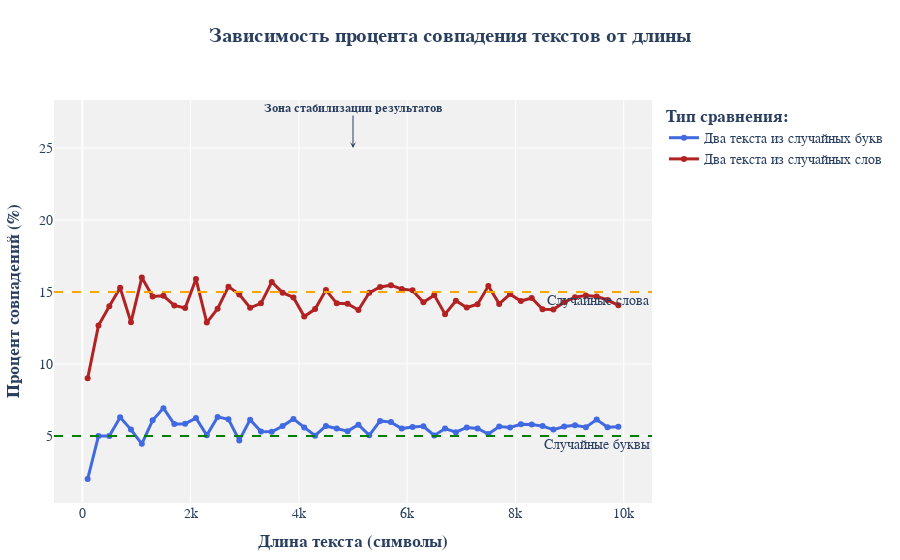

Source (notebook cell):
### Code cell
import plotly.graph_objs as go


two_randchar_x = []
two_randchar_y = []
two_randword_x = []
two_randword_y = []
for n in range(100, 10_000, 200):
    two_randchar_x.append(n)
    two_randchar_y.append(two_randchar(n))

    two_randword_x.append(n)
    two_randword_y.append(two_randword(n))

fig = go.Figure()

fig.add_trace(
    go.Scatter(
        x=two_randchar_x,
        y=two_randchar_y,
        name="Два текста из случайных букв",
        line=dict(color="royalblue", width=3),
        mode="lines+markers",
        marker=dict(size=6),
    )
)

fig.add_trace(
    go.Scatter(
        x=two_randword_x,
        y=two_randword_y,
        name="Два текста из случайных слов",
        line=dict(color="firebrick", width=3),
        mode="lines+markers",
        marker=dict(size=6),
    )
)

fig.update_layout(
    title={
        "text": "<b>Зависимость процента совпадения текстов от длины</b>",
        "y": 0.95,
        "x": 0.5,
        "xanchor": "center",
        "yanchor": "top",
        "font": dict(size=20),
    },
    xaxis_title="<b>Длина текста (символы)</b>",
    yaxis_title="<b>Процент совпадений (%)</b>",
    legend_title="<b>Тип сравнения:</b>",
    font=dict(
        family="Arial",
        size=14,
    ),
    hovermode="x unified",
    annotations=[
        dict(
            x=5000,
            y=25,
            text="<b>Зона стабилизации результатов</b>",
            showarrow=True,
            arrowhead=3,
            ax=0,
            ay=-40,
            font=dict(size=12),
        )
    ],
    plot_bgcolor="rgba(240,240,240,0.9)",
    paper_bgcolor="rgba(255,255,255,0.9)",
    margin=dict(l=50, r=50, b=50, t=100),
)

fig.add_hline(
    y=5,
    line_dash="dash",
    line_color="green",
    annotation_text="Случайные буквы",
    annotation_position="bottom right",
)

fig.add_hline(
    y=15,
    line_dash="dash",
    line_color="orange",
    annotation_text="Случайные слова",
    annotation_position="bottom right",
)

### Figure 1 — Plotly figure (JSON) as saved in the notebook; plotly's stock layout.template omitted (floating-point values rounded to 4 significant figures)
{"data": [{"line": {"color": "royalblue", "width": 3}, "marker": {"size": 6}, "mode": "lines+markers", "name": "Два текста из случайных букв", "type": "scatter", "x": [100, 300, 500, 700, 900, 1100, 1300, 1500, 1700, 1900, 2100, 2300, 2500, 2700, 2900, 3100, 3300, 3500, 3700, 3900, 4100, 4300, 4500, 4700, 4900, 5100, 5300, 5500, 5700, 5900, 6100, 6300, 6500, 6700, 6900, 7100, 7300, 7500, 7700, 7900, 8100, 8300, 8500, 8700, 8900, 9100, 9300, 9500, 9700, 9900], "y": [2, 5, 5, 6.29, 5.44, 4.45, 6.08, 6.93, 5.82, 5.84, 6.24, 5.04, 6.32, 6.15, 4.69, 6.13, 5.3, 5.29, 5.68, 6.18, 5.59, 5.02, 5.69, 5.51, 5.33, 5.78, 5.04, 6.04, 5.96, 5.51, 5.62, 5.67, 5.03, 5.51, 5.26, 5.59, 5.52, 5.13, 5.65, 5.59, 5.81, 5.8, 5.68, 5.44, 5.65, 5.74, 5.61, 6.14, 5.6, 5.64]}, {"line": {"color": "firebrick", "width": 3}, "marker": {"size": 6}, "mode": "lines+markers", "name": "Два текста из случайных слов", "type": "scatter", "x": [100, 300, 500, 700, 900, 1100, 1300, 1500, 1700, 1900, 2100, 2300, 2500, 2700, 2900, 3100, 3300, 3500, 3700, 3900, 4100, 4300, 4500, 4700, 4900, 5100, 5300, 5500, 5700, 5900, 6100, 6300, 6500, 6700, 6900, 7100, 7300, 7500, 7700, 7900, 8100, 8300, 8500, 8700, 8900, 9100, 9300, 9500, 9700, 9900], "y": [9, 12.67, 14, 15.29, 12.89, 16, 14.69, 14.73, 14.06, 13.89, 15.9, 12.87, 13.84, 15.37, 14.83, 13.9, 14.21, 15.69, 14.95, 14.62, 13.29, 13.81, 15.13, 14.21, 14.18, 13.75, 14.94, 15.35, 15.47, 15.2, 15.11, 14.29, 14.78, 13.46, 14.39, 13.92, 14.15, 15.41, 14.17, 14.85, 14.37, 14.58, 13.8, 13.79, 14.29, 14.64, 14.76, 14.68, 14.44, 14.07]}], "layout": {"annotations": [{"arrowhead": 3, "ax": 0, "ay": -40, "font": {"size": 12}, "showarrow": true, "text": "<b>Зона стабилизации результатов</b>", "x": 5000, "y": 25}, {"showarrow": false, "text": "Случайные буквы", "x": 1, "xanchor": "right", "xref": "x domain", "y": 5, "yanchor": "top", "yref": "y"}, {"showarrow": false, "text": "Случайные слова", "x": 1, "xanchor": "right", "xref": "x domain", "y": 15, "yanchor": "top", "yref": "y"}], "font": {"family": "Arial", "size": 14}, "hovermode": "x unified", "legend": {"title": {"text": "<b>Тип сравнения:</b>"}}, "margin": {"b": 50, "l": 50, "r": 50, "t": 100}, "paper_bgcolor": "rgba(255,255,255,0.9)", "plot_bgcolor": "rgba(240,240,240,0.9)", "shapes": [{"line": {"color": "green", "dash": "dash"}, "type": "line", "x0": 0, "x1": 1, "xref": "x domain", "y0": 5, "y1": 5, "yref": "y"}, {"line": {"color": "orange", "dash": "dash"}, "type": "line", "x0": 0, "x1": 1, "xref": "x domain", "y0": 15, "y1": 15, "yref": "y"}], "title": {"font": {"size": 20}, "text": "<b>Зависимость процента совпадения текстов от длины</b>", "x": 0.5, "xanchor": "center", "y": 0.95, "yanchor": "top"}, "xaxis": {"title": {"text": "<b>Длина текста (символы)</b>"}}, "yaxis": {"title": {"text": "<b>Процент совпадений (%)</b>"}}}}
